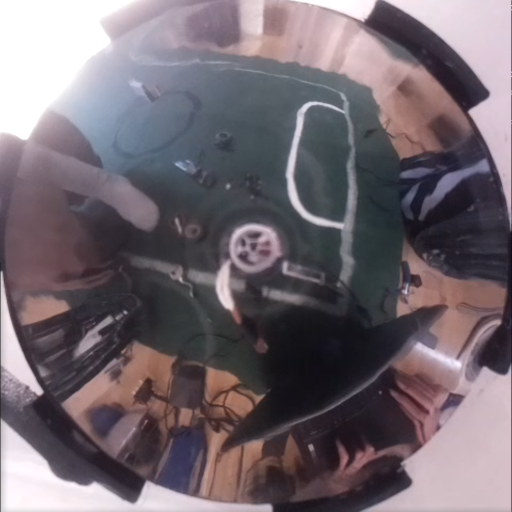
#> input picture camera/gaming.png, 1024 x 1023 px (shown at 1/2 size)
$ python filter.py
#> lines starting #> are read from the running program, lines starting #| are printed output that depends on the picture; after the words box and inside, x2 and y2 are one past the last pixel; in counts of white or black regions, pixels touching at a corner belong together
### camera/handlers/utils.py
from math import atan2, pi, pow, sqrt
from typing import Any, Callable, Tuple

import cv2
import numpy as np

from handlers.math_ext import similarity

from .constants import *


# [16 lines left out: functions adjust_gamma, crop_surroundings, not called in this run]


def draws(im: np.ndarray, target):
    bl = np.zeros(im.shape[:2], dtype="uint8")
    m = mask(im, target, erode=True, bw=True)
    contours, _ = cv2.findContours(m, cv2.RETR_TREE, cv2.CHAIN_APPROX_NONE)
    cv2.drawContours(
        im,
        [contour for contour in contours if cv2.contourArea(contour) > 1000],
        -1,
        (255, 255, 255),
        3,
    )


def blackout(im: np.ndarray, target):
    bl = np.zeros(im.shape[:2], dtype="uint8")
    m = mask(im, target, erode=True, bw=True)
    contours, _ = cv2.findContours(m, cv2.RETR_TREE, cv2.CHAIN_APPROX_NONE)
    m = max(contours, key=cv2.contourArea)
    cv2.drawContours(bl, [m], 0, (255, 255, 255), thickness=-1)
    return cv2.bitwise_and(im, im, mask=bl)


def mask(image, target, blur=False, erode=False, bw=False):
    upper = np.array([target[0], target[2], target[4]])
    lower = np.array([target[1], target[3], target[5]])
    # lower = np.absolute(np.array([target[0] - HDIFF, target[1] - SDIFF, target[2] - VDIFF]))
    # upper = np.absolute(np.array([target[0] + HDIFF, target[1] + SDIFF, target[2] + VDIFF]))
    mask = cv2.inRange(image, lower, upper)
    if blur:
        mask = cv2.GaussianBlur(mask, (5, 5), 0)
    if erode:
        mask = open(mask, size=7)
        mask = close(mask, size=21)
    if bw:
        return mask
    return cv2.bitwise_and(image, image, mask=mask)


def contour_squareness(contour):
    (_, (w, h), _) = cv2.minAreaRect(contour)
    return similarity(w, h)


HeuristicFunc = Callable[[Any], float]

# function that returns a "ball" heuristic, how similar a contour is to a ball
# [10 lines left out: function ball_heuristic, not called in this run]


def find_optimal_blob(image: np.ndarray, target, heuristic: HeuristicFunc, min_size=10):
    upper = np.array([target[0], target[2], target[4]])
    lower = np.array([target[1], target[3], target[5]])
    # lower = np.absolute(np.array([target[0] - HDIFF, target[1] - SDIFF, target[2] - VDIFF]))
    # upper = np.absolute(np.array([target[0] + HDIFF, target[1] + SDIFF, target[2] + VDIFF]))
    mask = cv2.inRange(image, lower, upper)
    # mask = cv2.GaussianBlur(mask, (5, 5), 0)
    contours, _ = cv2.findContours(mask, cv2.RETR_TREE, cv2.CHAIN_APPROX_NONE)
    contours = filter(lambda contour: cv2.contourArea(contour) > min_size, contours)
    try:
        blob = max(contours, key=lambda el: cv2.contourArea(el))
        # for cont in contours:
        #     if cv2.contourArea(cont) > 200:
        #         print(cv2.contourArea(cont))
    except:
        return None
    return blob


# [4 lines left out: function ed, not called in this run]


def open(im: np.ndarray, size: int):
    kernel = cv2.getStructuringElement(cv2.MORPH_RECT, (size, size))
    opening = cv2.morphologyEx(im, cv2.MORPH_OPEN, kernel)
    return opening


def close(im: np.ndarray, size: int):
    kernel = cv2.getStructuringElement(cv2.MORPH_RECT, (size, size))
    closing = cv2.morphologyEx(im, cv2.MORPH_CLOSE, kernel)
    return closing


def exists(blob):
    return blob is not None and cv2.moments(blob)["m00"] != 0
    # if len(contours) == 0:
    #     return None
    # return max(contours, key=lambda el: heuristic(el))


# angle, distance, x, y
def loc(blob, center=(mw, mh)):
    m = cv2.moments(blob)
    if m["m00"] != 0:
        cx = int(m["m10"] / m["m00"])
        cy = int(m["m01"] / m["m00"])
        return (
            atan2(cy - center[1], cx - center[0]),
            sqrt(pow(cy - center[1], 2) + pow(cx - center[0], 2)),
            cx,
            cy,
        )
    else:
        return None


# [44 lines left out: functions draw, detectlines, not called in this run]

### camera/filter.py
import traceback
from copy import copy
from time import sleep, time

import cv2
import numpy as np

from handlers import BaseFrameHandler, constants
from handlers.constants import *
from handlers.utils import *

thresholds = [
    [255, 0, 255, 0, 255, 0],
    [255, 0, 255, 0, 255, 0],
    [255, 0, 255, 0, 255, 0],
]
names = ["HH", "HL", "VH", "VL", "SH", "SL"]

# ball, goal1, goal2
current = 0


def HH(val):
    thresholds[current][0] = val
    refresh()


def HL(val):
    thresholds[current][1] = val
    refresh()


def SH(val):
    thresholds[current][2] = val
    refresh()


def SL(val):
    thresholds[current][3] = val
    refresh()


def VH(val):
    thresholds[current][4] = val
    refresh()


def VL(val):
    thresholds[current][5] = val
    refresh()


fns = [HH, HL, VH, VL, SH, SL]


def refresh():
    m = mask(hsv, thresholds[current], erode=True)
    b = find_optimal_blob(hsv, thresholds[current], ball_heuristic)
    draws(m, thresholds[current])
    # draw(m, b, center=(300, 300))
    hsvshow("mask", label(m, b))
    hsvshow("res", blackout(hsv, thresholds[current]))


def refreshslider():
    for i in range(6):
        cv2.setTrackbarPos(names[i], "joe", thresholds[current][i])


def hsvshow(name, im):
    cv2.imshow(name, cv2.cvtColor(im, cv2.COLOR_HSV2BGR))


def remap(a):
    return a


def label(im, *blobs):
    out = copy(im)
    for blob in blobs:
        ang, dist, x, y = loc(blob)
        cv2.putText(
            out,
            f"{remap(int(ang))} deg {int(dist)} px",
            org=(x - 100, y),
            fontFace=cv2.FONT_HERSHEY_PLAIN,
            color=(150, 255, 255),
            fontScale=2,
            thickness=2,
        )
        rect = cv2.minAreaRect(blob)
        box = cv2.boxPoints(rect)
        box = np.int0(box)
        cv2.drawContours(out,[box],0,(0,0,255),2)
    return out


def CE(val):
    global current
    current = val,
    refreshslider()


joe = cv2.imread("gaming.png")
#> joe is the input picture: shape (1023, 1024, 3); mean B, G, R 111.9, 104.5, 114.6
joe = cv2.resize(joe, (600, 600))
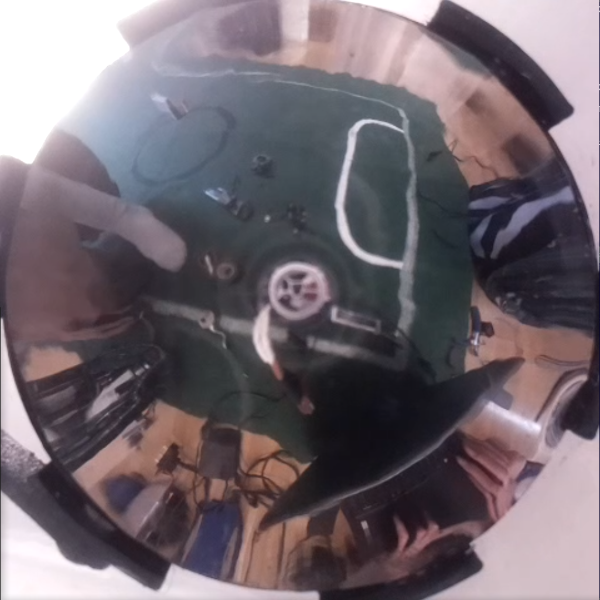
#> joe: shape (600, 600, 3); mean B, G, R 111.8, 104.4, 114.5
hsv = cv2.cvtColor(joe, cv2.COLOR_BGR2HSV)
#> hsv: shape (600, 600, 3); mean H, S, V 123.6, 43.7, 119.5
hsv = cv2.GaussianBlur(hsv, (5, 5), 0)
#> hsv: shape (600, 600, 3); mean H, S, V 123.7, 43.7, 119.5
hsvshow("joe", hsv)
for i in range(6):
    cv2.createTrackbar(names[i], "joe", 0, 255, fns[i])
#> this loop made 6 passes; slider 'HH' is set to 85
cv2.createTrackbar("current", "joe", 0, 2, CE)
#> slider 'current' is set to 1
refreshslider()
cv2.waitKey(0)
#> in mask, `mask = cv2.inRange(image, lower, upper)`: mask: shape (600, 600); every value is 255
#> in find_optimal_blob, `contours, _ = cv2.findContours(mask, cv2.RETR_TREE, cv2.CHAIN_APPROX_N..`: contours = 1 contour; box (x1, y1, x2, y2) and area: (0, 0, 600, 600) 358801
#> in find_optimal_blob, `blob = max(contours, key=lambda el: cv2.contourArea(el))`: blob = contour of 2396 points, box (x1, y1, x2, y2) (0, 0, 600, 600), area 358801
#> in refresh, `b = find_optimal_blob(hsv, thresholds[current], ball_heuristic)`: b has the same summary as blob in find_optimal_blob
#> in draws, `cv2.drawContours( im, [contour for contour in contours if cv2.contourA..`: im: shape (600, 600, 3); mean H, S, V 126.1, 48.2, 121
#> after the loop in label, `for blob in blobs:`: out: shape (600, 600, 3); mean H, S, V 122.8, 45.6, 121.6
#> call 2 of hsvshow, with name = 'mask'
#> in hsvshow (call 2), `cv2.imshow(name, cv2.cvtColor(im, cv2.COLOR_HSV2BGR))`:
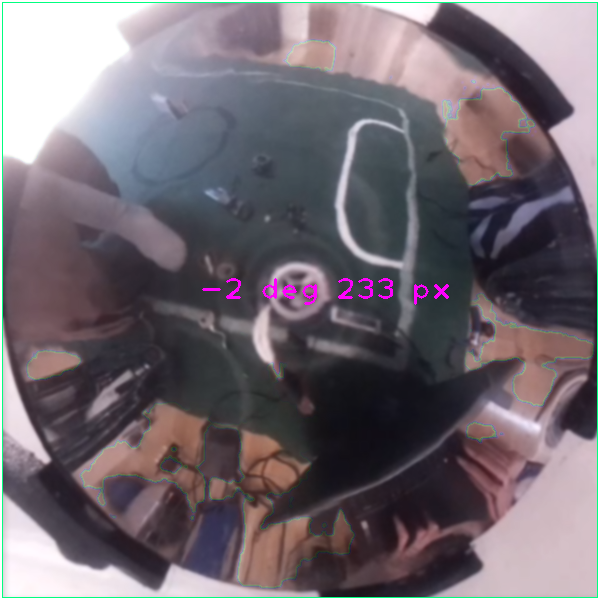
#> window 'mask': shape (600, 600, 3); mean B, G, R 113.3, 105.8, 114.4
#> in close (call 3), `kernel = cv2.getStructuringElement(cv2.MORPH_RECT, (size, size))`: kernel: shape (21, 21); every value is 1
#> in blackout, `m = max(contours, key=cv2.contourArea)`: m has the same summary as blob in find_optimal_blob
#> the loop in label (call 2), `for blob in blobs:` made 1 pass
#> (cx in loc, cy in loc, ang, dist, x, y, rect, box) on pass 1: (299, 299, -2.36, 233.3, 299, 299, ((299.5, 299.5), (599, 599), -90), [[599, 599], [0, 599], [0, 0], [599, 0]])
cv2.destroyAllWindows()

$ run again, with camera/cha.jpg saved as camera/gaming.png
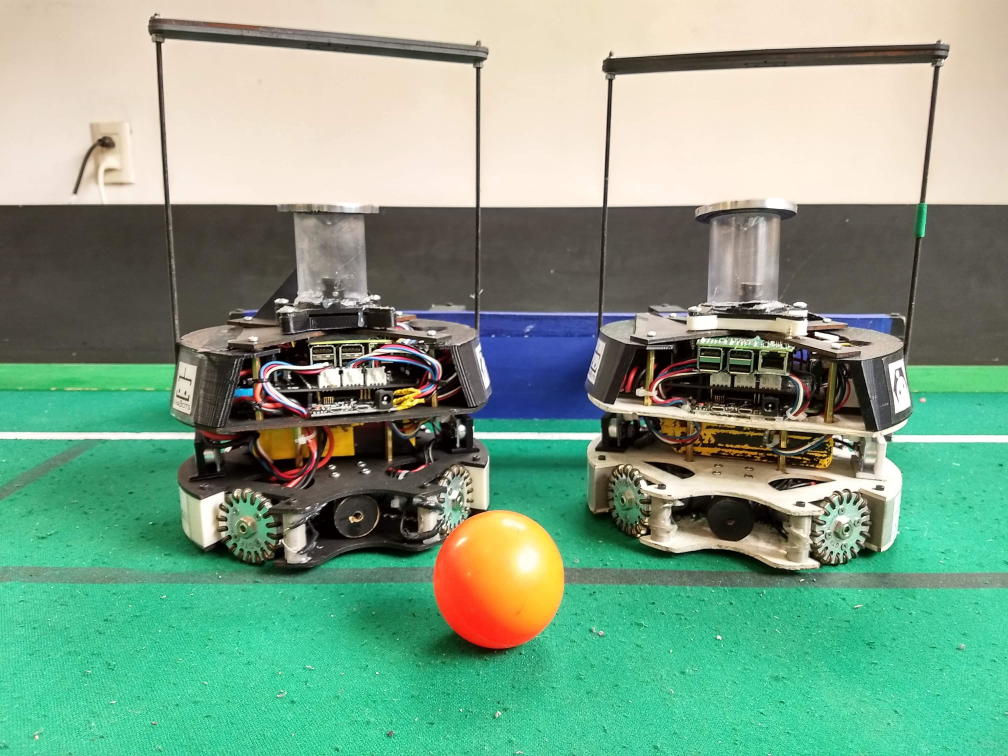
#> input picture camera/cha.jpg, 4032 x 3024 px (shown at 1/4 size)
#> joe is the input picture: shape (3024, 4032, 3); mean B, G, R 135, 160.1, 126
#> joe: shape (600, 600, 3)
#> in hsvshow, `cv2.imshow(name, cv2.cvtColor(im, cv2.COLOR_HSV2BGR))`:
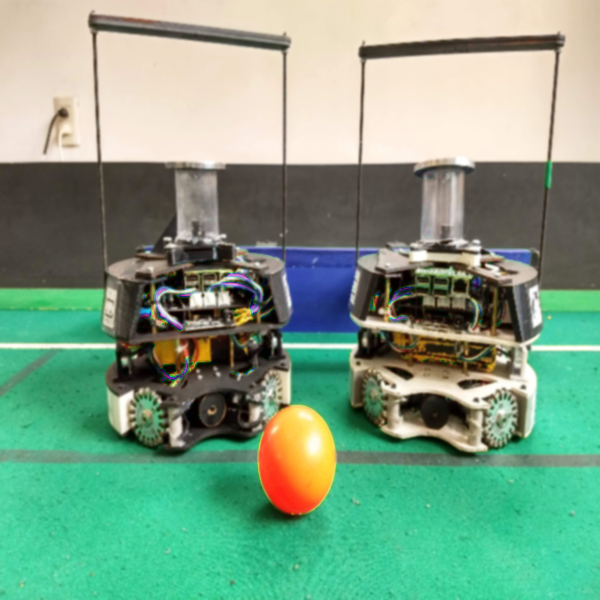
#> window 'joe': shape (600, 600, 3); mean B, G, R 133.7, 160, 125.1
#> the loop `for i in range(6):` made 6 passes; slider 'HH' is set to 85
#> mask: shape (600, 600); every value is 255
#> in find_optimal_blob, `contours, _ = cv2.findContours(mask, cv2.RETR_TREE, cv2.CHAIN_APPROX_N..`: contours = 1 contour; box (x1, y1, x2, y2) and area: (0, 0, 600, 600) 358801
#> blob = contour of 2396 points, box (x1, y1, x2, y2) (0, 0, 600, 600), area 358801
#> b has the same summary as blob in find_optimal_blob
#> im: shape (600, 600, 3); mean H, S, V 46.1, 99.9, 171.3
#> in hsvshow (call 2), `cv2.imshow(name, cv2.cvtColor(im, cv2.COLOR_HSV2BGR))`:
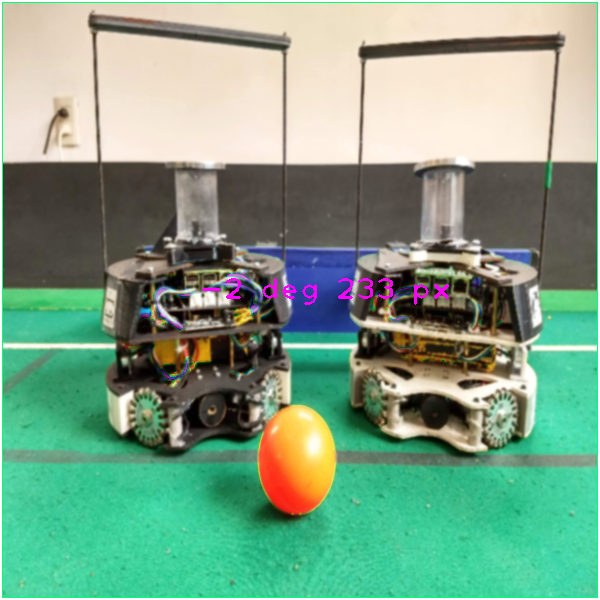
#> window 'mask': shape (600, 600, 3); mean B, G, R 135.3, 160.9, 126.4
#> kernel: shape (21, 21); every value is 1
#> m has the same summary as blob in find_optimal_blob
#> the loop in label (call 2), `for blob in blobs:` made 1 pass
#> (cx in loc, cy in loc, ang, dist, x, y, rect, box) on pass 1: (299, 299, -2.36, 233.3, 299, 299, ((299.5, 299.5), (599, 599), -90), [[599, 599], [0, 599], [0, 0], [599, 0]])
